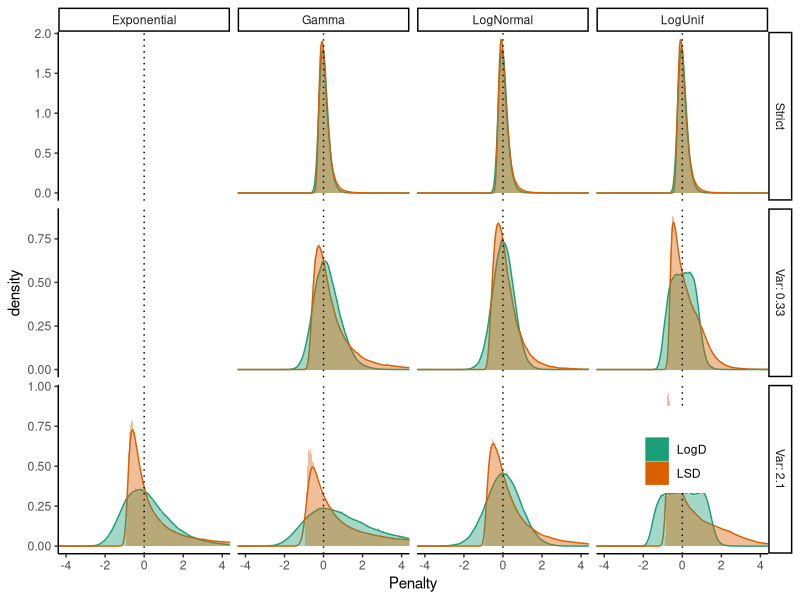
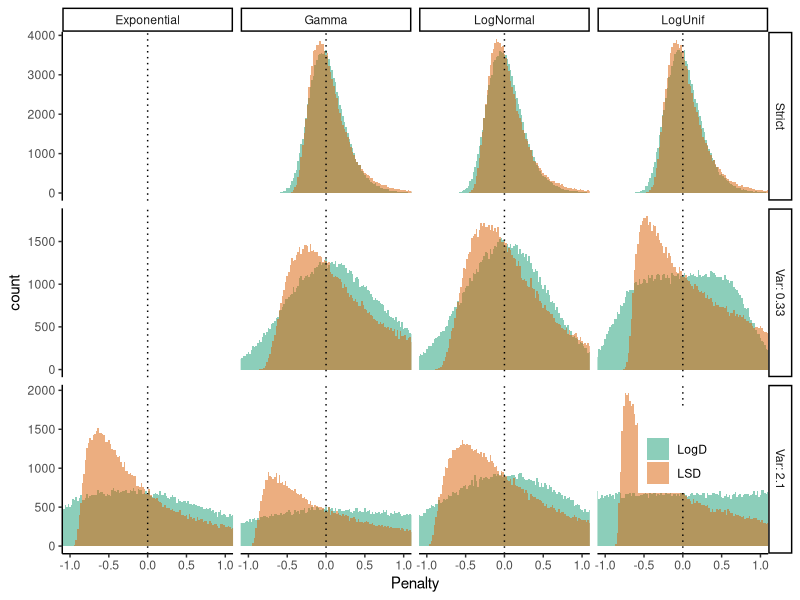
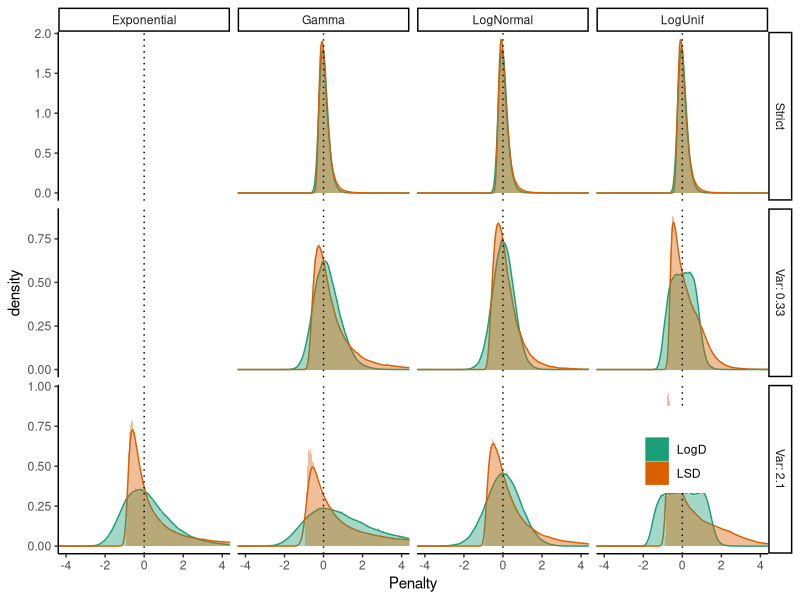
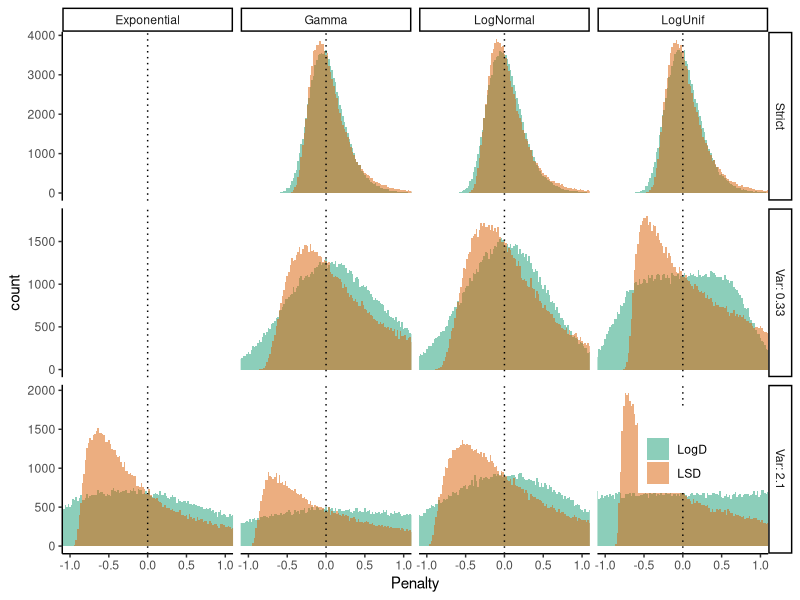

These figures' R source, in order:
require(ggplot2)

sc = 100000

b=0.1
s=200


###################### Product ################

be = rnorm(n=sc,b,sqrt(b/s))

lsd = function(be,b,r) {be=be; r = r; b/(be*r)-1}
logD = function(be,b,r) {be=be; r =r; log(b/(be*r))}

#rg= function(v) rgamma(sc,(1+sqrt(4*v+1))/2/v+1,(1+sqrt(4*v+1))/2/v)
#rLN = function(v) rlnorm(sc,meanlog = -log(v+1)/2,sdlog =sqrt(log(v+1)))
rg= function(v) rgamma(sc,1/v,1/v)
rexp = function() stats::rexp(sc,log(2))
rLN = function(v) rlnorm(sc,meanlog = 0,sdlog =sqrt(log(1/2 + 1/2 *sqrt(1 + 4 *v))))
rCN = function(v,a=0.1) {x=(1:60)/40;p=x[which.min(abs(c((exp(2*x)-exp(-2*x))/4/x-(exp(x)-exp(-x))^2/4/x^2)-v))];exp(runif(sc,-p,p))}
summary(rCN(1/2)); var(rCN(1/2));
summary(rLN(1/2)); var(rLN(1/2));
summary(rg(1/2)); var(rg(1/2))

d=rbind(
  #data.frame(m="LSD",r="Strict",n=lsd(be,b,1),v=0),
  #data.frame(m="LogD",r="Strict",n=logD(be,b,1),v=0),
  data.frame(m="LSD",r="Gamma",n=lsd(be,b,rg(1/log(2)^2)),v="Var: 2.1"),
  data.frame(m="LogD",r="Gamma",n=logD(be,b,rg(1/log(2)^2)),v="Var: 2.1"),
  data.frame(m="LSD",r="Gamma",n=lsd(be,b,rg(1/3)),v="Var: 0.33"),
  data.frame(m="LogD",r="Gamma",n=logD(be,b,rg(1/3)),v="Var: 0.33"),
  data.frame(m="LSD",r="Gamma",n=lsd(be,b,rg(1/1000)),v="Strict"),
  data.frame(m="LogD",r="Gamma",n=logD(be,b,rg(1/1000)),v="Strict"),
  data.frame(m="LSD",r="LogNormal",n=lsd(be,b,rLN(1/1000)),v="Strict"),
  data.frame(m="LogD",r="LogNormal",n=logD(be,b,rLN(1/1000)),v="Strict"),
  data.frame(m="LSD",r="LogNormal",n=lsd(be,b,rLN(1/log(2)^2)),v="Var: 2.1"),
  data.frame(m="LogD",r="LogNormal",n=logD(be,b,rLN(1/log(2)^2)),v="Var: 2.1"),                
  data.frame(m="LSD",r="LogNormal",n=lsd(be,b,rLN(1/3)),v="Var: 0.33"),
  data.frame(m="LogD",r="LogNormal",n=logD(be,b,rLN(1/3)),v="Var: 0.33"),
  data.frame(m="LSD",r="LogUnif",n=lsd(be,b,rCN(1/log(2)^2)),v="Var: 2.1"),
  data.frame(m="LogD",r="LogUnif",n=logD(be,b,rCN(1/log(2)^2)),v="Var: 2.1"),  
  data.frame(m="LSD",r="LogUnif",n=lsd(be,b,rCN(1/3)),v="Var: 0.33"),
  data.frame(m="LogD",r="LogUnif",n=logD(be,b,rCN(1/3)),v="Var: 0.33"),
  data.frame(m="LSD",r="LogUnif",n=lsd(be,b,rCN(1/1000)),v="Strict"),
  data.frame(m="LogD",r="LogUnif",n=logD(be,b,rCN(1/1000)),v="Strict") , 
  data.frame(m="LSD",r="Exponential",n=lsd(be,b,rexp()),v="Var: 2.1"),
  data.frame(m="LogD",r="Exponential",n=logD(be,b,rexp()),v="Var: 2.1")
)
ggplot(aes(x=n), data=d)+
      geom_density(aes(color=m))+geom_histogram(aes(fill=m,y=..density..),position = "identity",binwidth = 0.05,alpha=0.4)+theme_classic()+facet_grid(v~r,scales="free")+ 
  scale_color_brewer(name="",palette = "Dark2")+scale_fill_brewer(name="",palette = "Dark2")+xlab("Penalty")+xlim(-10,10)+
  geom_vline(xintercept = 0,linetype=3)+theme(legend.position = c(0.87,0.2))+coord_cartesian(xlim=c(-4,4))
ggsave("product.pdf",width=10,height = 6)


ggplot(aes(x=n,fill=m), data=d)+
  geom_histogram(position = "identity",binwidth = 0.02,alpha=0.5)+theme_classic()+facet_grid(v~r,scales="free")+ 
  scale_fill_brewer(name="",palette = "Dark2")+xlab("Penalty")+xlim(c(-10,10))+
  geom_vline(xintercept = 0,linetype=3)+theme(legend.position = c(0.87,0.2))+coord_cartesian(xlim=c(-1,1))
ggsave("hist.pdf",width=10,height = 6)

######################### Compound


bg = function(v) {bt = rgamma(sc,1/v,1/v)*b; rnorm(n=5*sc,bt,sqrt(bt/s))}
gexp = function() {bt = rexp(sc,log(2))*b ; rnorm(n=5*sc,bt,sqrt(bt/s))}
bLN = function(v) {bt = rlnorm(sc,meanlog = 0,sdlog =sqrt(log(1/2 + 1/2 *sqrt(1 + 4 *v))))*b; rnorm(n=5*sc,bt,sqrt(bt/s))}
bCN = function(v,a=0.1) {
  x=(1:60)/40;
  p=x[which.min(abs(c((exp(2*x)-exp(-2*x))/4/x-(exp(x)-exp(-x))^2/4/x^2)-v))];
  bt = exp(runif(sc,-p,p)); 
  rnorm(n=5*sc,bt,sqrt(bt/s))}
summary(b/bCN(1/2)); var(b/bCN(1/2));
summary(bLN(1/2)); var(bLN(1/2));
summary(bg(1/2)); var(bg(1/2))


lsd = function(be,b,v) {b/be(v)-1}
logD = function(be,b,v) {log(b/be(v))}

